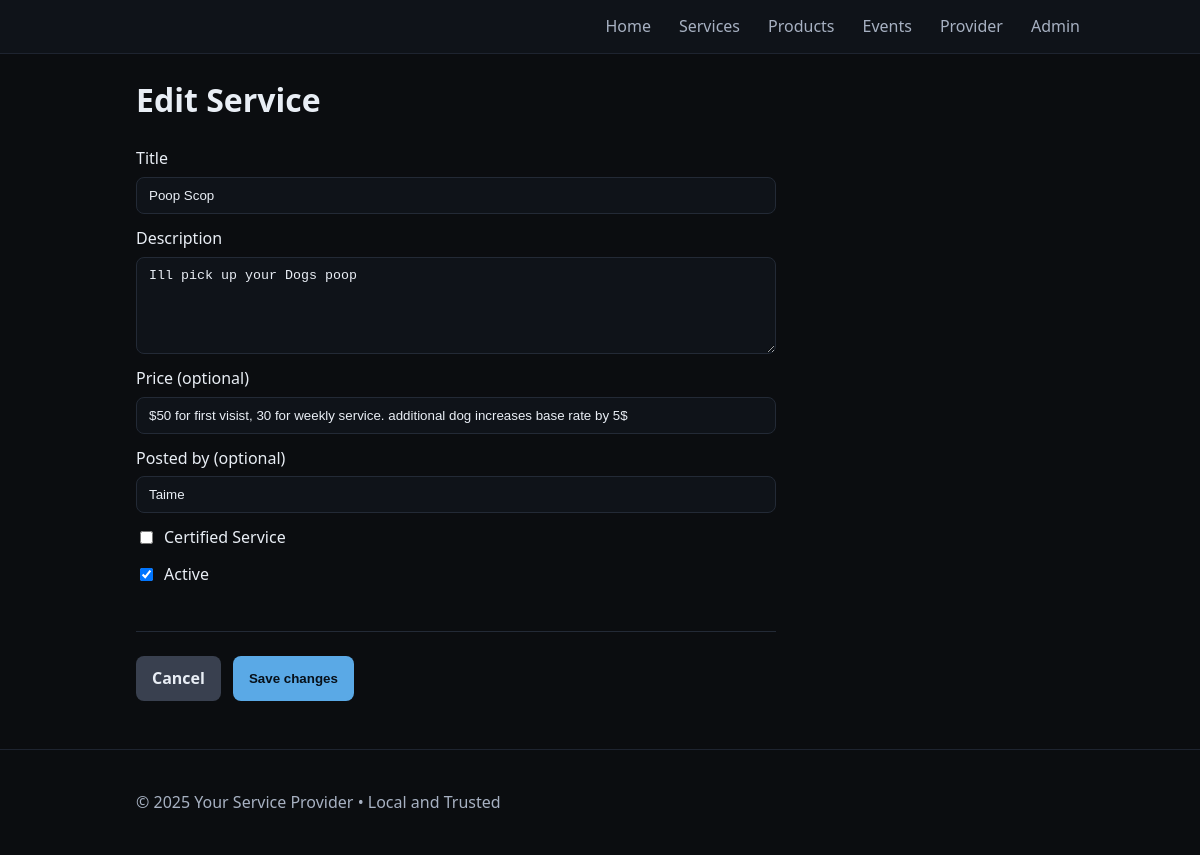
Page /admin/services/78/edit (signed in) on the committed database.
### tables this page shows
CREATE TABLE services (
              id INTEGER PRIMARY KEY AUTOINCREMENT,
              title TEXT NOT NULL,
              description TEXT,
              price TEXT,
              active INTEGER NOT NULL DEFAULT 1,
              created_at TEXT NOT NULL
            , posted_by TEXT, provider_id INTEGER DEFAULT 0, is_certified INTEGER DEFAULT 0, certification_proof TEXT);

### app.py (the view, shortened to what this page needs)
    @app.route("/admin/services/<int:service_id>/edit", methods=["GET", "POST"])
    @login_required
    def admin_service_edit(service_id):
        with closing(get_db()) as db:
            cur = db.cursor()
            cur.execute("SELECT id, title, description, price, posted_by, active, is_certified, certification_proof FROM services WHERE id = ?", (service_id,))
            service = cur.fetchone()
            if not service:
                abort(404)
        return render_template(
            "admin_service_form.html",
            form=dict(
                title=service["title"],
                description=service["description"],
                price=service["price"],
                posted_by=service["posted_by"],
                active=bool(service["active"]),
                is_certified=service["is_certified"],
                certification_proof=service["certification_proof"],
            ),
            mode="edit",
            service=service,
            title="Edit Service",
        )

### app.py (called while the page is built)
def get_db():
    conn = sqlite3.connect(DB_PATH)
    conn.row_factory = sqlite3.Row
    return conn

### templates/admin_service_form.html (shortened to what this page needs)
{% extends "base.html" %}
{% block content %}
<h1>{{ 'Add Service' if mode=='new' else 'Edit Service' }}</h1>
<form method="post" class="form">
  <label>Title
    <input name="title" value="{{ form.get('title', '') }}" required>
  </label>
  <label>Description
    <textarea name="description" rows="5">{{ form.get('description', '') }}</textarea>
  </label>
  <label>Price (optional)
    <input name="price" value="{{ form.get('price', '') }}" placeholder="$50/hr">
  </label>
  <label>Posted by (optional)
    <input name="posted_by" value="{{ form.get('posted_by', profile.first_name or '') }}" placeholder="e.g., Taime">
  </label>
  <label class="checkbox">
    <input type="checkbox" name="is_certified" {% if form.get('is_certified') == 1 %}checked{% endif %}>
    Certified Service
  </label>
  <label class="checkbox">
    <input type="checkbox" name="active" {% if form.get('active', True) in (True, 'on', 'true', '1') %}checked{% endif %}>
    Active
  </label>
  <div class="form-actions">
    <a class="btn secondary" href="{{ url_for('admin_services') }}">Cancel</a>
    <button class="btn" type="submit">{{ 'Create' if mode=='new' else 'Save changes' }}</button>
  </div>
</form>
{% endblock %}

### static/styles.css (style rules this page uses)
:root { --bg: #0b0d10; --panel: #141920; --text: #e9eef5; --muted: #a7b1c2; --accent: #5aa9e6; --accent-2: #9cd3f7; --danger: #e35d6a; --ok: #65d6a7; --warn: #f5a623; }
* { box-sizing: border-box; }
body { margin: 0; font-family: system-ui, -apple-system, Segoe UI, Roboto, Arial, sans-serif; background: var(--bg); color: var(--text); line-height: 1.55; }
.btn { display: inline-block; padding: 10px 16px; background: var(--accent); color: #071019; border-radius: 8px; text-decoration: none; font-weight: 600; border: 0; cursor: pointer; }
.btn.secondary { background: #39404f; color: var(--text); }
.form { display: grid; gap: 12px; max-width: 640px; }
.form label { display: grid; gap: 6px; }
.form input, .form textarea, .form select { padding: 10px 12px; border-radius: 8px; background: #0f1319; color: var(--text); border: 1px solid #232a36; outline: none; }
.form .checkbox { display: flex; gap: 8px; align-items: center; }
.form-actions { display: flex; gap: 8px; margin-top: 8px; }
.form-actions { display: flex; gap: 12px; margin-top: 32px; padding-top: 24px; border-top: 1px solid #232a36; }

### rows in the picture
services: title "Poop Scop", description "Ill pick up your Dogs poop", price "$50 for first visist, 30 for weekly service. additional dog increases base rate by 5$", posted_by "Taime"

### other values in the picture
{{ 'Add Service' if mode=='new' else 'Edit Service' }} "Edit Service"
{{ 'Create' if mode=='new' else 'Save changes' }} "Save changes"
{{ profile.business_name or "Local Provider Services" }} "Your Service Provider"
